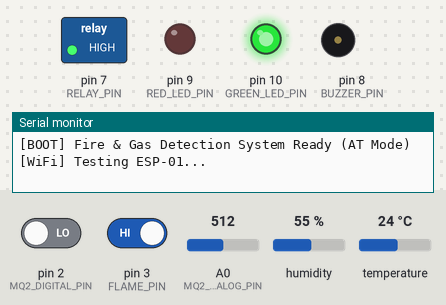
This sketch was run on a simulated Arduino Uno, built with avr-gcc and run on an emulated ATmega328P. Shown: switched loads named in the sketch (green lamp = pin HIGH), output pins drawn as LEDs (lit = HIGH), buzzer (waves = sounding), the last lines printed to the serial monitor. The inputs (shaded band) are chosen by the test bench; at power-on: pin 2 (MQ2_DIGITAL_PIN) LOW, pin 3 (FLAME_PIN) HIGH, A0 (MQ2_ANALOG_PIN) = 512, humidity 55 %, temperature 24 °C. The modem accepts every AT command (registered, SIM ready, sends succeed) and sends nothing else.

Above: at 0.1 s.
At 21.2 s:
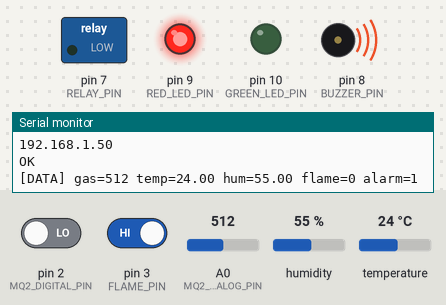
Timing chart, 0 to 22.7 s (numbered marks = the images above):
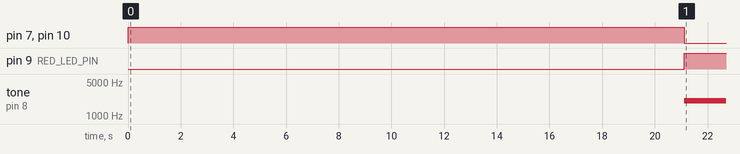

Measured:
- by itself, pin 7 (RELAY_PIN), pin 10 (GREEN_LED_PIN): HIGH → LOW at 21.1 s
- by itself, pin 9 (RED_LED_PIN): LOW → HIGH at 21.1 s
- by itself, tone on pin 8 (BUZZER_PIN): silent → 2048 Hz at 21.1 s

The sketch:

fire_gas_detector_AT.ino
```cpp
/**
 * fire_gas_detector.ino
 * Intelligent Fire & Gas Leak Detection System
 * Arduino Uno Firmware â ?AT Command Version
 *
 * Pin Map:
 *   A0  â ?MQ-2  analog output
 *   D2  â ?MQ-2  digital output
 *   D3  â ?IR Flame sensor digital output (LOW = flame)
 *   D4  â ?DHT11 data
 *   D5  â ?ESP-01 TX â ?Arduino RX (SoftwareSerial)
 *   D6  â ?ESP-01 RX â ?Arduino TX (via voltage divider)
 *   D7  â ?Relay (active LOW)
 *   D8  â ?Buzzer
 *   D9  â ?Red LED
 *   D10 â ?Green LED
 *
 * ESP-01 WiFi Configuration:
 *   Change WIFI_SSID, WIFI_PASS, SERVER_IP before uploading
 */

#include <SoftwareSerial.h>
#include <DHT.h>

// â  â   Pin Definitions â  â  â  â  â  â  â  â  â  â  â  â  â  â  â  â  â  â  â  â  â  â  â  â  â  â  â  â  â  â  â  â  â  â  â  â  â  â  â  â  â  â  â  â  â  â  â  â  â  â  â  â  â  â  â  â  
#define MQ2_ANALOG_PIN   A0
#define MQ2_DIGITAL_PIN  2
#define FLAME_PIN        3
#define DHT_PIN          4
#define ESP_RX_PIN       5
#define ESP_TX_PIN       6
#define RELAY_PIN        7
#define BUZZER_PIN       8
#define RED_LED_PIN      9
#define GREEN_LED_PIN    10

// â  â   Thresholds â  â  â  â  â  â  â  â  â  â  â  â  â  â  â  â  â  â  â  â  â  â  â  â  â  â  â  â  â  â  â  â  â  â  â  â  â  â  â  â  â  â  â  â  â  â  â  â  â  â  â  â  â  â  â  â  â  â  â  â  â  
#define GAS_ANALOG_ALARM   400
#define TEMP_ALARM_C       60.0
#define TEMP_RISE_RATE     5.0
#define POLL_INTERVAL_MS   1000
#define RATE_WINDOW        10

// â  â   WiFi & Server Configuration â  â  â  â  â  â  â  â  â  â  â  â  â  â  â  â  â  â  â  â  â  â  â  â  â  â  â  â  â  â  â  â  â  â  â  â  â  â  â  â  â  â  â  
const char* WIFI_SSID   = "YOUR_WIFI_SSID";      // Change this
const char* WIFI_PASS   = "YOUR_WIFI_PASSWORD";  // Change this
const char* SERVER_IP   = "YOUR_SERVER_IP";      // Change to your PC LAN IP
const int   SERVER_PORT = 5000;

// â  â   SoftwareSerial â  â  â  â  â  â  â  â  â  â  â  â  â  â  â  â  â  â  â  â  â  â  â  â  â  â  â  â  â  â  â  â  â  â  â  â  â  â  â  â  â  â  â  â  â  â  â  â  â  â  â  â  â  â  â  â  â  
SoftwareSerial espSerial(ESP_RX_PIN, ESP_TX_PIN);

// â  â   DHT11 â  â  â  â  â  â  â  â  â  â  â  â  â  â  â  â  â  â  â  â  â  â  â  â  â  â  â  â  â  â  â  â  â  â  â  â  â  â  â  â  â  â  â  â  â  â  â  â  â  â  â  â  â  â  â  â  â  â  â  â  â  â  â  â  â  â  
DHT dht(DHT_PIN, DHT11);

// â  â   State Variables â  â  â  â  â  â  â  â  â  â  â  â  â  â  â  â  â  â  â  â  â  â  â  â  â  â  â  â  â  â  â  â  â  â  â  â  â  â  â  â  â  â  â  â  â  â  â  â  â  â  â  â  â  â  â  â  
int   gasHistory[RATE_WINDOW];
int   historyIndex = 0;
bool  historyFull  = false;
float lastTemp     = 0.0;
bool  alarmActive  = false;
bool  wifiReady    = false;

unsigned long lastPollTime = 0;

// â  â   AT Command Helper â  â  â  â  â  â  â  â  â  â  â  â  â  â  â  â  â  â  â  â  â  â  â  â  â  â  â  â  â  â  â  â  â  â  â  â  â  â  â  â  â  â  â  â  â  â  â  â  â  â  â  â  â  â  
String sendAT(String cmd, int timeout) {
  String response = "";
  espSerial.println(cmd);
  long start = millis();
  while (millis() - start < timeout) {
    while (espSerial.available()) {
      response += (char)espSerial.read();
    }
  }
  Serial.println("AT>> " + response);
  return response;
}

// â  â   WiFi Setup â  â  â  â  â  â  â  â  â  â  â  â  â  â  â  â  â  â  â  â  â  â  â  â  â  â  â  â  â  â  â  â  â  â  â  â  â  â  â  â  â  â  â  â  â  â  â  â  â  â  â  â  â  â  â  â  â  â  â  â  â  
bool setupWiFi() {
  Serial.println(F("[WiFi] Testing ESP-01..."));
  String resp = sendAT("AT", 2000);
  if (resp.indexOf("OK") == -1) {
    Serial.println(F("[WiFi] ESP-01 not responding!"));
    return false;
  }

  Serial.println(F("[WiFi] Setting station mode..."));
  sendAT("AT+CWMODE=1", 2000);

  Serial.println(F("[WiFi] Connecting to WiFi..."));
  String cmd = "AT+CWJAP=\"";
  cmd += WIFI_SSID;
  cmd += "\",\"";
  cmd += WIFI_PASS;
  cmd += "\"";
  resp = sendAT(cmd, 15000);

  if (resp.indexOf("OK") != -1) {
    Serial.println(F("[WiFi] Connected!"));
    sendAT("AT+CIFSR", 2000);
    return true;
  }

  Serial.println(F("[WiFi] Connection FAILED"));
  return false;
}

// â  â   Send Data to Server â  â  â  â  â  â  â  â  â  â  â  â  â  â  â  â  â  â  â  â  â  â  â  â  â  â  â  â  â  â  â  â  â  â  â  â  â  â  â  â  â  â  â  â  â  â  â  â  â  â  â  â  
void sendToServer(String json) {
  if (!wifiReady) return;

  // Build HTTP POST
  String httpReq  = "POST /api/sensor-data HTTP/1.1\r\n";
  httpReq += "Host: ";
  httpReq += SERVER_IP;
  httpReq += ":";
  httpReq += String(SERVER_PORT);
  httpReq += "\r\n";
  httpReq += "Content-Type: application/json\r\n";
  httpReq += "Connection: close\r\n";
  httpReq += "Content-Length: ";
  httpReq += String(json.length());
  httpReq += "\r\n\r\n";
  httpReq += json;

  // Open TCP connection
  String cipCmd = "AT+CIPSTART=\"TCP\",\"";
  cipCmd += SERVER_IP;
  cipCmd += "\",";
  cipCmd += String(SERVER_PORT);
  String resp = sendAT(cipCmd, 5000);

  if (resp.indexOf("OK") == -1 && resp.indexOf("ALREADY") == -1) {
    Serial.println(F("[HTTP] TCP connect failed"));
    wifiReady = false;  // Reconnect on next cycle
    return;
  }

  // Send data
  sendAT("AT+CIPSEND=" + String(httpReq.length()), 2000);
  delay(100);
  espSerial.print(httpReq);

  // Read response
  String result = "";
  long start = millis();
  while (millis() - start < 10000) {
    while (espSerial.available()) {
      result += (char)espSerial.read();
    }
  }

  if (result.indexOf("201") != -1) {
    Serial.println(F("[HTTP] POST OK: 201"));
  } else {
    Serial.println(F("[HTTP] POST failed"));
  }

  // Close connection
  sendAT("AT+CIPCLOSE", 1000);
}

// â  â   Alarm Outputs â  â  â  â  â  â  â  â  â  â  â  â  â  â  â  â  â  â  â  â  â  â  â  â  â  â  â  â  â  â  â  â  â  â  â  â  â  â  â  â  â  â  â  â  â  â  â  â  â  â  â  â  â  â  â  â  â  â  
void setAlarmOutputs(bool on) {
  if (on) {
    digitalWrite(RELAY_PIN,     LOW);
    digitalWrite(RED_LED_PIN,   HIGH);
    digitalWrite(GREEN_LED_PIN, LOW);
    tone(BUZZER_PIN, 2048);
  } else {
    digitalWrite(RELAY_PIN,     HIGH);
    digitalWrite(RED_LED_PIN,   LOW);
    digitalWrite(GREEN_LED_PIN, HIGH);
    noTone(BUZZER_PIN);
    digitalWrite(BUZZER_PIN, LOW);
  }
}

// â  â  â  â  â  â  â  â  â  â  â  â  â  â  â  â  â  â  â  â  â  â  â  â  â  â  â  â  â  â  â  â  â  â  â  â  â  â  â  â  â  â  â  â  â  â  â  â  â  â  â  â  â  â  â  â  â  â  â  â  â  â  â  â  â  â  â  â  â  â  â  â  â  â  
void setup() {
  Serial.begin(9600);
  espSerial.begin(9600);
  dht.begin();

  pinMode(MQ2_DIGITAL_PIN, INPUT);
  pinMode(FLAME_PIN,        INPUT);
  pinMode(RELAY_PIN,        OUTPUT);
  pinMode(BUZZER_PIN,       OUTPUT);
  pinMode(RED_LED_PIN,      OUTPUT);
  pinMode(GREEN_LED_PIN,    OUTPUT);

  digitalWrite(RELAY_PIN,     HIGH);
  digitalWrite(GREEN_LED_PIN, HIGH);

  for (int i = 0; i < RATE_WINDOW; i++) gasHistory[i] = 0;

  Serial.println(F("[BOOT] Fire & Gas Detection System Ready (AT Mode)"));

  // Connect WiFi on startup
  wifiReady = setupWiFi();
}

// â  â  â  â  â  â  â  â  â  â  â  â  â  â  â  â  â  â  â  â  â  â  â  â  â  â  â  â  â  â  â  â  â  â  â  â  â  â  â  â  â  â  â  â  â  â  â  â  â  â  â  â  â  â  â  â  â  â  â  â  â  â  â  â  â  â  â  â  â  â  â  â  â  â  
void loop() {
  unsigned long now = millis();
  if (now - lastPollTime < POLL_INTERVAL_MS) return;
  lastPollTime = now;

  // â  â   Read Sensors â  â  â  â  â  â  â  â  â  â  â  â  â  â  â  â  â  â  â  â  â  â  â  â  â  â  â  â  â  â  â  â  â  â  â  â  â  â  â  â  â  â  â  â  â  â  â  â  â  â  â  â  â  â  
  int   gasAnalog   = analogRead(MQ2_ANALOG_PIN);
  bool  gasDigital  = (digitalRead(MQ2_DIGITAL_PIN) == HIGH);
  bool  flameDetect = (digitalRead(FLAME_PIN) == LOW);
  float temperature = dht.readTemperature();
  float humidity    = dht.readHumidity();

  if (isnan(temperature)) temperature = -1.0;
  if (isnan(humidity))    humidity    = -1.0;

  // â  â   Rate of Change â  â  â  â  â  â  â  â  â  â  â  â  â  â  â  â  â  â  â  â  â  â  â  â  â  â  â  â  â  â  â  â  â  â  â  â  â  â  â  â  â  â  â  â  â  â  â  â  â  â  â  â  
  gasHistory[historyIndex] = gasAnalog;
  historyIndex = (historyIndex + 1) % RATE_WINDOW;
  if (historyIndex == 0) historyFull = true;

  int   oldestGas  = gasHistory[historyIndex];
  float gasRatePct = historyFull ? ((float)(gasAnalog - oldestGas) / max(oldestGas, 1)) * 100.0 : 0.0;
  float tempRate   = (lastTemp > 0.0 && temperature > 0.0) ? temperature - lastTemp : 0.0;
  lastTemp = temperature;

  // â  â   Alarm Logic â  â  â  â  â  â  â  â  â  â  â  â  â  â  â  â  â  â  â  â  â  â  â  â  â  â  â  â  â  â  â  â  â  â  â  â  â  â  â  â  â  â  â  â  â  â  â  â  â  â  â  â  â  â  â  
  bool gasAlarm  = (gasAnalog >= GAS_ANALOG_ALARM);
  bool tempAlarm = (temperature >= TEMP_ALARM_C) ||
                   (tempRate   >= TEMP_RISE_RATE / RATE_WINDOW);
  bool newAlarm  = gasAlarm || flameDetect || tempAlarm;

  if (newAlarm != alarmActive) {
    alarmActive = newAlarm;
    setAlarmOutputs(alarmActive);
  }

  // â  â   Reconnect WiFi if needed â  â  â  â  â  â  â  â  â  â  â  â  â  â  â  â  â  â  â  â  â  â  â  â  â  â  â  â  â  â  â  â  â  â  â  â  â  â  â  â  â  â  
  if (!wifiReady) {
    Serial.println(F("[WiFi] Reconnecting..."));
    wifiReady = setupWiFi();
  }

  // â  â   Serial Debug â  â  â  â  â  â  â  â  â  â  â  â  â  â  â  â  â  â  â  â  â  â  â  â  â  â  â  â  â  â  â  â  â  â  â  â  â  â  â  â  â  â  â  â  â  â  â  â  â  â  â  â  â  â  
  Serial.print(F("[DATA] gas="));  Serial.print(gasAnalog);
  Serial.print(F(" temp="));       Serial.print(temperature);
  Serial.print(F(" hum="));        Serial.print(humidity);
  Serial.print(F(" flame="));      Serial.print(flameDetect);
  Serial.print(F(" alarm="));      Serial.println(alarmActive);

  // â  â   Build JSON & Send â  â  â  â  â  â  â  â  â  â  â  â  â  â  â  â  â  â  â  â  â  â  â  â  â  â  â  â  â  â  â  â  â  â  â  â  â  â  â  â  â  â  â  â  â  â  â  â  â  
  String json = "{";
  json += "\"gas\":"      + String(gasAnalog);
  json += ",\"gas_rate\":" + String(gasRatePct, 1);
  json += ",\"temp\":"    + String(temperature, 1);
  json += ",\"hum\":"     + String(humidity, 1);
  json += ",\"flame\":"   + String(flameDetect  ? "true" : "false");
  json += ",\"gas_al\":"  + String(gasAlarm     ? "true" : "false");
  json += ",\"tmp_al\":"  + String(tempAlarm    ? "true" : "false");
  json += ",\"alarm\":"   + String(alarmActive  ? "true" : "false");
  json += "}";

  sendToServer(json);
}
```
